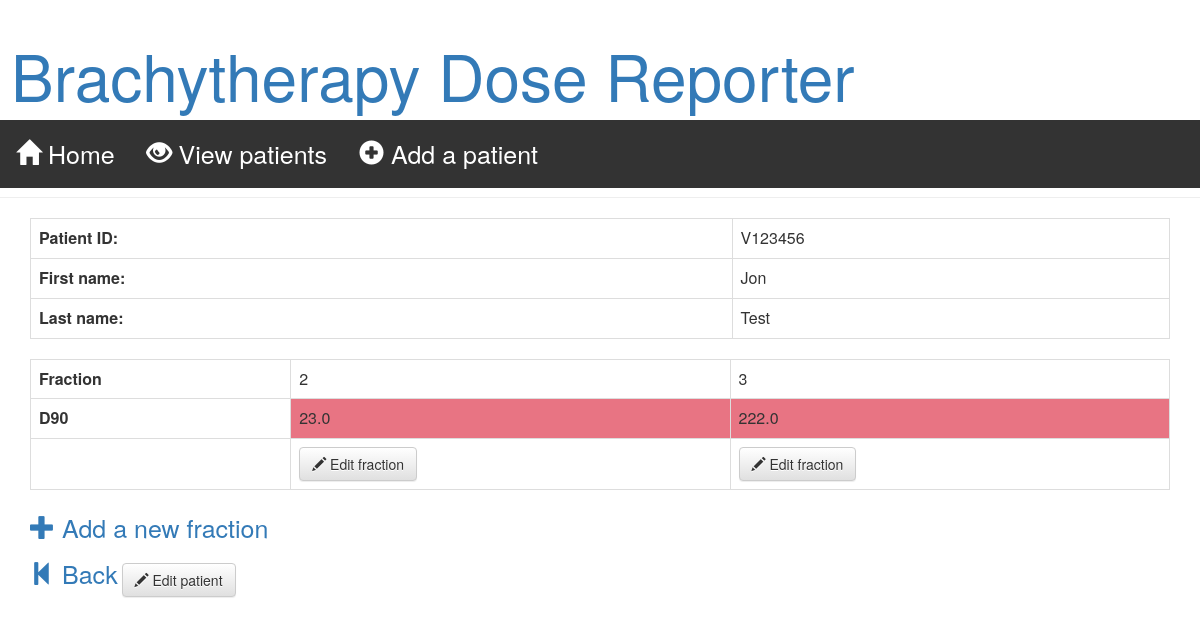
Before: /patient/V123456/ with the older database file.
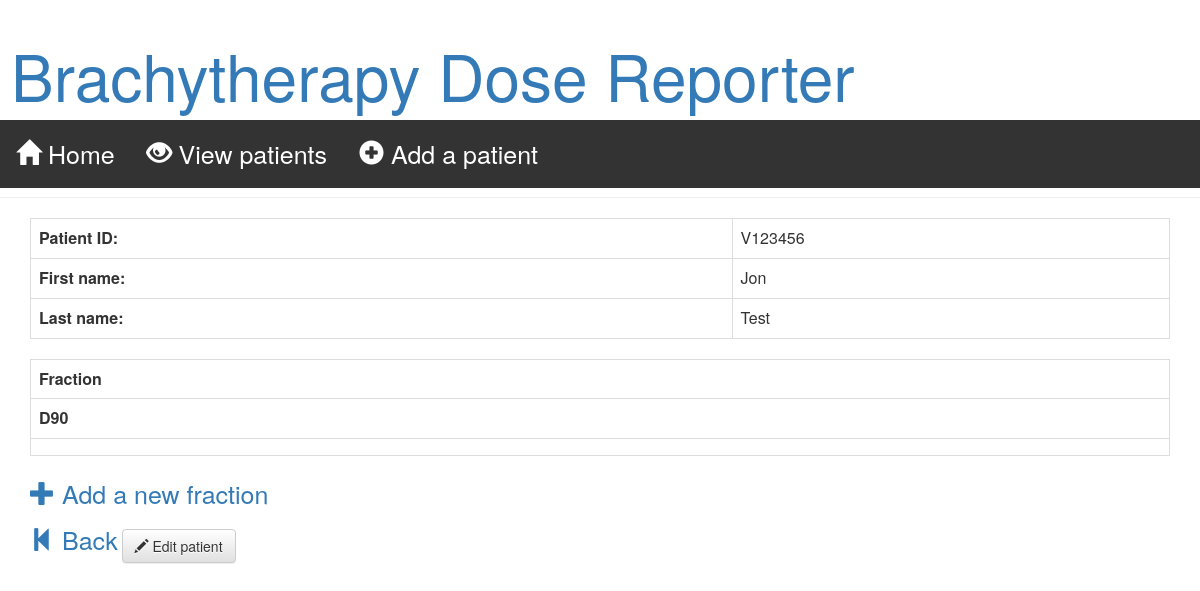
After: the same page with the newer database file.
### doseapp/models.py (models this page shows)
class Fraction(models.Model):
    patient = models.ForeignKey(Patient, on_delete=models.CASCADE)
    fraction_number = models.IntegerField(blank=False)
    D90 = models.FloatField(blank=False)

### doseapp/views.py (the view)
# urls.py: url(r'^patient/(?P<pk>V\d+)/$', views.patient_detail, name='patient_detail'),
def patient_detail(request, pk):
    patient = get_object_or_404(Patient, pk=pk)
    fractions = Fraction.objects.filter(patient=pk)
    url = 'doseapp/static/doseapp/tolerances.json'
    json_data = open(url)# False
    tolerances = json.load(json_data)
    return render(request, 'doseapp/patient_detail.html',
                  {'patient': patient,
                   'fractions':fractions,
                   'tolerances':tolerances})

### doseapp/templates/doseapp/patient_detail.html (shortened to what this page needs)
{% extends 'doseapp/base.html' %} {% block content %}
  <table class="table table-hover table-bordered" width="100">
    <col width="130">
<col width="80">
    <tr>
<th>Patient ID: </th>
<td>{{ patient.patient_id }}</td>
    </tr>
    <tr>
<th>First name: </th>
<td>{{ patient.first_name }}</td>
    </tr>
    <tr>
<th>Last name: </th>
<td>{{ patient.last_name }}</td>
    </tr>
  </table>
<div class="fraction">
    <table class="table table-hover table-bordered">
        <tr>
            <th>Fraction</th>
            {% for fraction in fractions %}
            <td>{{ fraction.fraction_number }}</td>
            {% endfor %}
        </tr>
        <tr>
            <th>D90</th>
            {% for fraction in fractions %}
              {% if fraction.D90 > tolerances.D90 %}
              <td BGCOLOR="#e87483">{{ fraction.D90 }}</td>
              {% else %}
                <td>{{ fraction.D90 }}</td>
              {% endif %}
            {% endfor %}
        </tr>
        <tr>
          <td>
          </td>
          {% for fraction in fractions %}
            <td><a class="btn btn-default" href="{% url 'fraction_edit' pk=patient.patient_id fraction_num=fraction.fraction_number %}"><span class="glyphicon glyphicon-pencil"></span>  Edit fraction</a> </td>
            {% endfor %}
        </tr>
    </table>
</div>
<a href="{% url 'fraction_new' %}" class="top-menu"><span class="glyphicon glyphicon-plus"></span>   Add a new fraction</a>
<a href="{% url 'patient_list' %}" class="top-menu"><span class="glyphicon glyphicon-step-backward"></span>    Back</a>
<a class="btn btn-default" href="{% url 'patient_edit' pk=patient.patient_id %}"><span class="glyphicon glyphicon-pencil"></span>  Edit patient</a>
{% endblock %}

Changed rows visible on the page:
removed Fraction: fraction_number "2", D90 "23.0"
removed Fraction: fraction_number "3", D90 "222.0"
